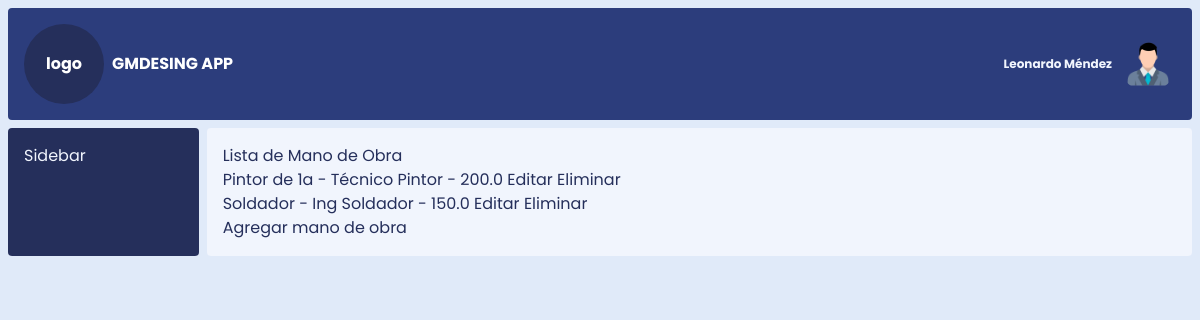
Page /mano_de_obra on the earlier database version.
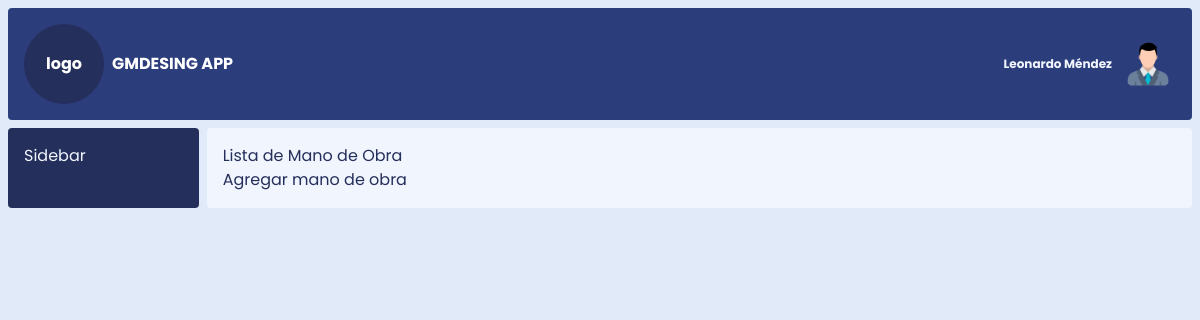
Same page on the later database version.
### models.py (models this page shows)
class ManoDeObra(db.Model):
    __tablename__ = 'mano_de_obra'
    id_mano_de_obra = db.Column(db.Integer, primary_key=True)
    nombre_mano_de_obra = db.Column(db.String(100), nullable=False)
    descripcion_mano_de_obra = db.Column(db.Text)
    costo_hora = db.Column(db.Float)

### app.py (the view)
@app.route('/mano_de_obra')
def listar_mano_de_obra():
    mano_de_obra_lista = ManoDeObra.query.all()
    return render_template('listar_mano_de_obra.html', mano_de_obra_lista=mano_de_obra_lista, datos=datos)

### templates/listar_mano_de_obra.html
{% extends 'base.html' %}
{% block content %}
    <h1>Lista de Mano de Obra</h1>
    <ul>
        {% for mano_de_obra in mano_de_obra_lista %}
            <li>{{ mano_de_obra.nombre_mano_de_obra }} - {{ mano_de_obra.descripcion_mano_de_obra or "Sin descripción" }} - {{ mano_de_obra.costo_hora or "Sin costo" }}
                <a href="{{ url_for('editar_mano_de_obra', id_mano_de_obra=mano_de_obra.id_mano_de_obra) }}">Editar</a>
                <a href="{{ url_for('eliminar_mano_de_obra', id_mano_de_obra=mano_de_obra.id_mano_de_obra) }}">Eliminar</a>
            </li>
        {% endfor %}
    </ul>
        <a href="{{ url_for('crear_mano_de_obra') }}">Agregar mano de obra</a>
{% endblock %}

Differences in the rows shown:
removed ManoDeObra: nombre_mano_de_obra "Pintor de 1a", descripcion_mano_de_obra "Técnico Pintor", costo_hora "200.0"
removed ManoDeObra: nombre_mano_de_obra "Soldador", descripcion_mano_de_obra "Ing Soldador", costo_hora "150.0"
